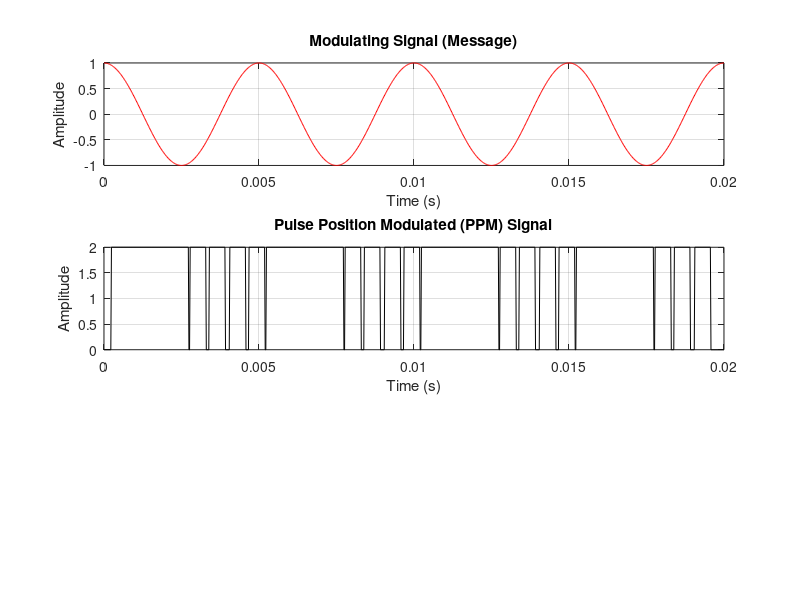

This chart was generated by the following MATLAB code:
fs = 50000;
T = 0.02;
t = 0:1/fs:T;

fc = 2000;
fm = 200;
Am = 1;
Ac = 2;

modulating_signal = Am * cos(2 * pi * fm * t);
samples = modulating_signal(1:fs/fc:end); % Sample at pulse rate
ppm_t = 0:1/fs:T;

ppm_signal = zeros(size(ppm_t));
pulse_width = round(0.0005 * fs); % fixed width
for k = 1:length(samples)
    pulse_pos = round((k-1)*fs/fc + round((samples(k)/Am)*fs/(2*fc)));
    if pulse_pos > 0 && pulse_pos+pulse_width <= length(ppm_signal)
        ppm_signal(pulse_pos:pulse_pos+pulse_width) = Ac;
    end
end

figure;

subplot(3,1,1);
plot(t, modulating_signal, 'r');
xlabel('Time (s)');
ylabel('Amplitude');
grid on;
title('Modulating Signal (Message)');

subplot(3,1,2);
plot(ppm_t, ppm_signal, 'k');
xlabel('Time (s)');
ylabel('Amplitude');
grid on;
title('Pulse Position Modulated (PPM) Signal');
